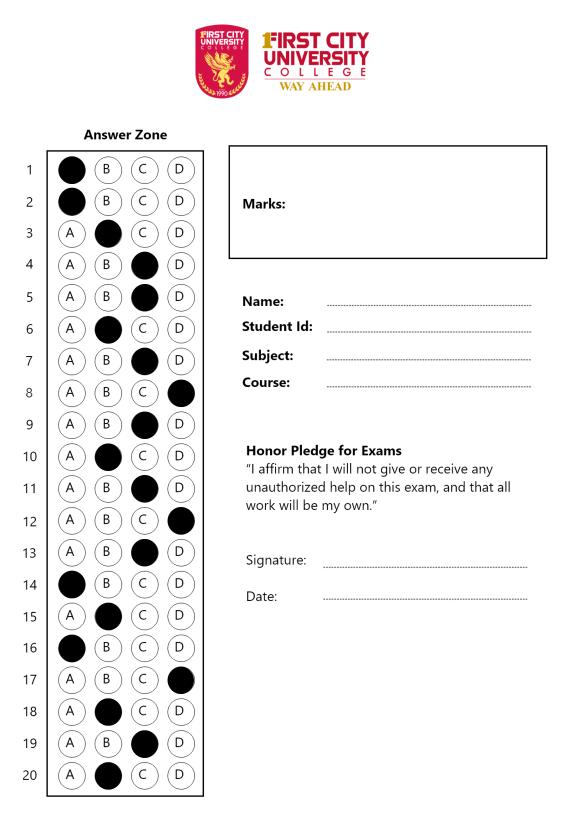
#> input picture Resources/One/OMR_1.png, 1694 x 2475 px (shown at 1/3 size)
$ python grader.py
#> lines starting #> are read from the running program, lines starting #| are printed output that depends on the picture; after the words box and inside, x2 and y2 are one past the last pixel; in counts of white or black regions, pixels touching at a corner belong together
### Code/utility.py
# <editor-fold desc="FILE DESCRIPTION">
# DESCRIPTION :
#       This file contains all the function that will be called in grader.py
#
#  PUBLIC FUNCTIONS :
#       stackImages(), rectContours(), reorder(), splitBoxes(), getCornerPoints(), showAnswers()
#
#  NOTES :
#       None
#
#  AUTHOR :
#
#  CHANGES :
#       None
#
# </editor-fold>
import cv2
import numpy as np

# <editor-fold desc="USER-GUIDE">
# 1. Description       : This file contains all the function that will be called in grader.py
# 2. List of functions : stackImages, rectContours, reorder, splitBoxes, getCornerPoints, showAnswers
# </editor-fold>

# <editor-fold desc="1. STACK ALL IMAGES IN ONE WINDOW (PRE-DEFINED LOGIC)">
# 1. Parameters     :
    # • imgArray , Array of images
    # • scale    , Image scale
    # • lables   , Image label
# 2. Return value:
    # • ver      , Image stack
# </editor-fold>
def stackImages(imgArray,scale,lables=[]):
    rows = len(imgArray)
    cols = len(imgArray[0])
    rowsAvailable = isinstance(imgArray[0], list)
    width = imgArray[0][0].shape[1]
    height = imgArray[0][0].shape[0]
    if rowsAvailable:
        for x in range ( 0, rows):
            for y in range(0, cols):
                imgArray[x][y] = cv2.resize(imgArray[x][y], (0, 0), None, scale, scale)
                if len(imgArray[x][y].shape) == 2: imgArray[x][y]= cv2.cvtColor( imgArray[x][y], cv2.COLOR_GRAY2BGR)
        imageBlank = np.zeros((height, width, 3), np.uint8)
        hor = [imageBlank]*rows
        hor_con = [imageBlank]*rows
        for x in range(0, rows):
            hor[x] = np.hstack(imgArray[x])
            hor_con[x] = np.concatenate(imgArray[x])
        ver = np.vstack(hor)
        ver_con = np.concatenate(hor)
    else:
        for x in range(0, rows):
            imgArray[x] = cv2.resize(imgArray[x], (0, 0), None, scale, scale)
            if len(imgArray[x].shape) == 2: imgArray[x] = cv2.cvtColor(imgArray[x], cv2.COLOR_GRAY2BGR)
        hor= np.hstack(imgArray)
        hor_con= np.concatenate(imgArray)
        ver = hor
    if len(lables) != 0:
        eachImgWidth= int(ver.shape[1] / cols)
        eachImgHeight = int(ver.shape[0] / rows)
        #print(eachImgHeight)
        for d in range(0, rows):
            for c in range (0,cols):
                cv2.rectangle(ver,(c*eachImgWidth,eachImgHeight*d),(c*eachImgWidth+len(lables[d][c])*13+27,30+eachImgHeight*d),(255,255,255),cv2.FILLED)
                cv2.putText(ver,lables[d][c],(eachImgWidth*c+10,eachImgHeight*d+20),cv2.FONT_HERSHEY_COMPLEX,0.7,(255,0,255),2)
    return ver

# <editor-fold desc="2. IDENTIFY ALL RECTANGLE CONTOURS">
# 1. Parameters     :
#    • contours  , rectangle contours
# 2. Return value:
#    • rectCont  , all rectangles contours are stored here
# </editor-fold>
def rectContour(contours):
    rectCon = []     #CREATE NEW LIST
    max_area = 0
    # 2.1. LOOP THROUGH ALL CONTOURS
    for i in contours:
        area = cv2.contourArea(i)
        # print(area) # CHECK CONTOUR AREA

        if area > 50:
            peri = cv2.arcLength(i, True)
            approx = cv2.approxPolyDP(i, 0.02 * peri, True)
            # print("Corner Points: ", len(approx))
            if len(approx) == 4:
                # print(i)
                rectCon.append(i)
                # print(rectCon)
    # 2.2. REORDER AND SORT RECTCON, BASED ON OMR FORM
    rectCon = sorted(rectCon, key=cv2.contourArea,reverse=True) # reverse=True, sort in descending order (biggest to smallest)
    # print(len(rectCon))
    return rectCon

# <editor-fold desc="3. TBA">
# 1. Parameters     :
    # • myPoints    , TBA
# 2. Return value:
    # • myPointsNew , TBA
# </editor-fold>
def reorder(myPoints):
    myPoints = myPoints.reshape(4, 2)
    myPointsNew = np.zeros((4, 1, 2), np.int32) # NEW MATRIX WITH ARRANGED POINTS
    add = myPoints.sum(1)
    # print(myPoints)
    # print(add)
    myPointsNew[0] = myPoints[np.argmin(add)]  #[0,0]
    # print(np.argmax(add))
    myPointsNew[3] =myPoints[np.argmax(add)]   #[w,h]
    diff = np.diff(myPoints, axis=1)
    myPointsNew[1] =myPoints[np.argmin(diff)]  #[w,0]
    myPointsNew[2] = myPoints[np.argmax(diff)] #[h,0]
    # print(diff)
    return myPointsNew

# <editor-fold desc="4. SPLIT BUBBLES VERTICALLY INSIDE OF ANSWER ZONE">
# 1. Parameters     :
    # • img    , test_case zone image
# 2. Return value:
    # • boxes , the bubbles for each question
# </editor-fold>
def splitBoxes(img):

    rows = np.vsplit(img,20)     # 10, because there is 10 rows
    # cv2.imshow("Split",rows[0])

    # Split bubbles horizontally
    boxes=[]
    for r in rows:
        cols= np.hsplit(r,4)   # 4, because there is 4 questions per column
        for box in cols:
            boxes.append(box)
            # cv2.imshow("Split",box)
    return boxes

# <editor-fold desc="5. GET CORNER POINTS OF A CONTOUR">
# 1. Parameters     :
    # • cont    , test_case zone image
# 2. Return value:
    # • approx , the approximate value of a contour
# </editor-fold>
def getCornerPoints(cont):
    peri = cv2.arcLength(cont, True) # Length of contour
    approx = cv2.approxPolyDP(cont, 0.02 * peri, True) # Approximate the poly to get corner points
    return approx

# <editor-fold desc="6. DISPLAY ANSWERS">
# 1. Parameters     :
    # • img         , Bird's-eyes: test_case zone
    # • myIndex     , The index of the pre-defined test_case
    # • grading     , The graded question
    # • ans         , Pre-defined test_case
    # • questions   , Number of questions
    # • choices     , Number of choices
# 2. Return value:
    # • img         , Image of the graded paper
# </editor-fold>
# def showAnswers(img,myIndex,grading,ans,questions=5,choices=5): # (PRE-DEFINED DRIVER CODE)
def showAnswers(img,myIndex,grading,ans,questions,choices):

    # SIMULATE A 5*5 shape (based on test_case zone)
    sectWidth = int(img.shape[1]/questions)
    sectHeight = int(img.shape[0]/choices)

    for x in range(0,questions):
        myAns = myIndex[x]

        # [5 lines of commented-out code are left out]

        cY = ((x * sectHeight)//5)+30

        if grading[x]==1:          # LOGIC: 1 correct test_case, 0 wrong test_case
            if myAns == 0:
                cX = (myAns * sectWidth) + sectWidth // 2 + 50  # DEFAULT FORMAT
                # cY = (x * sectWidth) +20
            elif myAns == 1:
                cX = (myAns * sectWidth) + sectWidth // 2 + 120  # DEFAULT FORMAT
                # cY = (x * sectWidth)+50
            elif myAns == 2:
                cX = (myAns * sectWidth) + sectWidth // 2 + 200  # DEFAULT FORMAT
                # cY = (x * sectWidth)+100
            elif myAns == 3:
                cX = (myAns * sectWidth) + sectWidth // 2 + 270  # DEFAULT FORMAT
                # cY = (x * sectWidth)+150

            myColor = (0,255,0)     # GREEN
            cv2.circle(img,(cX,cY),10,myColor,cv2.FILLED)  # Fill correct test_case in GREEN

        elif grading[x]==0:
            if myAns == 0:
                cX = (myAns * sectWidth) + sectWidth // 2 + 50    #DEFAULT FORMAT
            elif myAns == 1:
                cX = (myAns * sectWidth) + sectWidth // 2 + 120    #DEFAULT FORMAT
            elif myAns == 2:
                cX = (myAns * sectWidth) + sectWidth // 2 + 200   #DEFAULT FORMAT
            elif myAns == 3:
                cX = (myAns * sectWidth) + sectWidth // 2 + 270   #DEFAULT FORMAT

            myColor = (123, 24, 24)  # BLUE
            cv2.circle(img, (cX, cY), 10, myColor, cv2.FILLED)  # Fill correct test_case in BLUE

            correctAns = ans[x]
            if correctAns== 0:
                cX = (correctAns * sectWidth) + sectWidth // 2 + 50  # DEFAULT FORMAT
            elif correctAns== 1:
                cX = (correctAns* sectWidth) + sectWidth // 2 + 120  # DEFAULT FORMAT
            elif correctAns == 2:
                cX = (correctAns* sectWidth) + sectWidth // 2 + 200  # DEFAULT FORMAT
            elif correctAns == 3:
                cX = (correctAns* sectWidth) + sectWidth // 2 + 270  # DEFAULT FORMAT
            myColor = (0,255,0)     # GREEN
            cv2.circle(img, (cX, cY), 10, myColor, cv2.FILLED)  # Fill correct test_case in GREEN

    # cv2.imshow("Show Answers",img)
    return img


#Added: To check for more than 1 shaded bubble
# def check(_questionRow, val):
#     # traverse in the list
#     for x in list1:
#         # compare with all the values
#         # with val
#         if val>= x:
#             return False
#     return True

### Code/grader.py
# <editor-fold desc="FILE DESCRIPTION">
# DESCRIPTION :
#       This file serves as the entry point of the program where the execution begins
#
#  PUBLIC FUNCTIONS :
#       None
#
#  NOTES :
#       None
#
#  AUTHOR :
#
#  CHANGES :
#       None
#
# </editor-fold>

# <editor-fold desc="LIBRARY">
# 1. cv2       : Import cv2 library, computer vision AI
# 2. numpy     : Import numpy library, enable AI to identify pixels as O and 1
# 3. utility   : Import utility file, all user-defined functions are retrieved from here
# </editor-fold>
import cv2
import numpy as np
import utility

# <editor-fold desc="IMAGE FORMAT">
# 1. Guide     :
    # • Adjust widthImg, height to improve clarity
# </editor-fold>
path= "../Resources/One/OMR_1.png"
# path= "../Resources/OMR_Blank.png"
widthImg=400
heightImg=1000

# <editor-fold desc="OMR QUESTION FORMAT">
# 1. question  , The number of questions to detect
# 2. choices   , The number of choices per question
# 3. ans       , The test_case sheet
# </editor-fold>
questions=20
choices=4
# ans = [0,1,2,3,2,1,0,1,2,3,2,1,0,1,2,3,2,1,0,2]
ans = [0,1,2,3,2,1,0,1,2,3,2,1,0,1,2,3,2,1,0,0]         #Test case: More(Double) than 1 test_case

# [12 lines of commented-out code are left out]
img=cv2.imread(path)                                   # Retrieve image
#> img is the input picture: shape (2475, 1694, 3); mean B, G, R 240.1, 239.9, 241.8
img=cv2.resize(img,(widthImg,heightImg))
#> img: shape (1000, 400, 3)
imgContours=img.copy()
imgFinal=img.copy()
imgBiggestContours=img.copy()
imgGray=cv2.cvtColor(img,cv2.COLOR_BGR2GRAY)           # Convert image to gray image
imgBlur=cv2.GaussianBlur(imgGray,(5,5),1)              # Blur the image
imgCanny=cv2.Canny(imgBlur,10,50)                      # Convert blur image to canny image
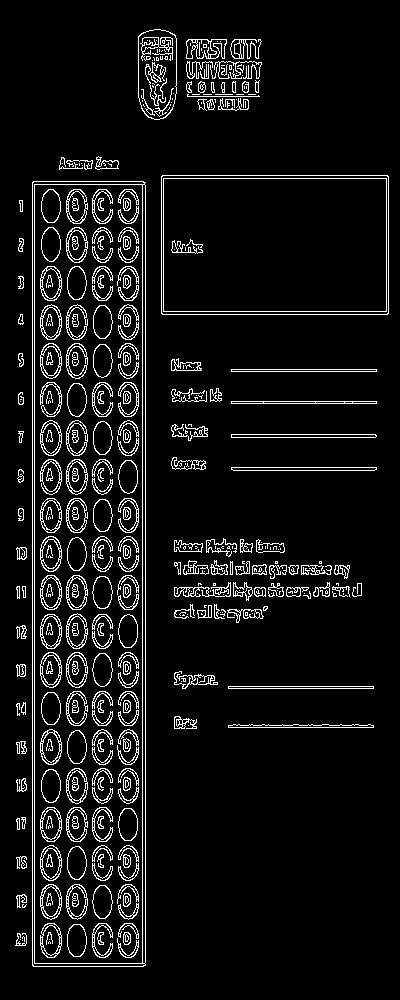
#> imgCanny: shape (1000, 400); 7.4% white in thin lines or dots, all inside (x1, y1, x2, y2) = (15, 29, 389, 967)
try:
    # 1. FIND ALL CONTOURS
    contours, hierarchy = cv2.findContours(imgCanny,cv2.RETR_EXTERNAL,cv2.CHAIN_APPROX_NONE)
#> contours = 160 contours, 90 with area under 20; largest, box (x1, y1, x2, y2) and area: (32, 181, 146, 967) 88698, (161, 175, 389, 315) 31551, (138, 29, 177, 120) 3106, (186, 39, 227, 59) 594, (231, 434, 377, 438) 434

    # 2. DISPLAY CONTOURS, -1 means all index,RGB Green Colour(0,255,0),thickness=10
    cv2.drawContours(imgContours,contours,-1,(0,255,0),10)
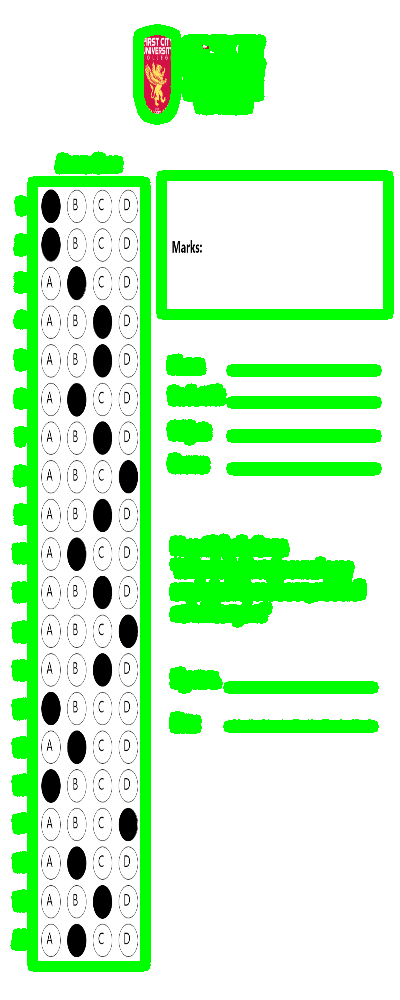
#> imgContours: shape (1000, 400, 3); mean B, G, R 198.5, 245.7, 199.1

    # 3. FIND RECTANGLES
    rectCon= utility.rectContour(contours)
#> the loop in rectContour, `for i in contours:` made 160 passes
#> (area, peri, approx) on passes 14, 18, 92, 94: (330, 306.4, [[228, 725], [373, 727]]), (290, 294, [[228, 686], [373, 688]]), (432, 294.8, [[231, 467], [376, 469]]), (434, 294.8, [[231, 434], [376, 436]])
#> after the loop in rectContour, `for i in contours:`: rectCon = 2 contours; box (x1, y1, x2, y2) and area: (32, 181, 146, 967) 88698, (161, 175, 389, 315) 31551

    # 4. FIND BIGGEST CONTOUR (BUBBLE)
    biggestContour= utility.getCornerPoints(rectCon[0])
#> in getCornerPoints, `peri = cv2.arcLength(cont, True)`: peri = 1795.3
#> in getCornerPoints, `approx = cv2.approxPolyDP(cont, 0.02 * peri, True)`: approx = [[33, 181], [32, 965], [143, 966], [145, 182]]
#> biggestContour = [[33, 181], [32, 965], [143, 966], [145, 182]]
    # print(biggestContour.shape)                           # Check values

    # 5. FIND 2nd BIGGEST CONTOUR (RESULT ZONE)
    gradePoints= utility.getCornerPoints(rectCon[1])
#> gradePoints = [[161, 176], [162, 314], [388, 313], [387, 175]]

    # 6. LOCATE BUBBLE and RESULT ZONE
    if biggestContour.size!=0 and gradePoints.size!=0:
        cv2.drawContours(imgBiggestContours,biggestContour,-1,(0,255,0),20)
        cv2.drawContours(imgBiggestContours,gradePoints,-1,(255,0,0),20)
        biggestContour= utility.reorder(biggestContour)
#> in reorder, `myPoints = myPoints.reshape(4, 2)`: myPoints = [[33, 181], [32, 965], [143, 966], [145, 182]]
#> in reorder, `add = myPoints.sum(1)`: add = [214, 997, 1109, 327]
#> in reorder, `diff = np.diff(myPoints, axis=1)`: diff = [148, 933, 823, 37]
#> biggestContour = [[33, 181], [145, 182], [32, 965], [143, 966]]
        gradePoints= utility.reorder(gradePoints)
#> gradePoints = [[161, 176], [387, 175], [162, 314], [388, 313]]

        # 1. BIRDS EYE VIEW: BUBBLE ZONE
        pt1=np.float32(biggestContour)
#> pt1 = [[33, 181], [145, 182], [32, 965], [143, 966]]
        pt2=np.float32([[0,0],[widthImg,0],[0,heightImg],[widthImg,heightImg]])
        matrix=cv2.getPerspectiveTransform(pt1,pt2)
#> matrix = [[3.56, 0.00455, -118.4], [-0.0113, 1.26, -228], [2.04e-07, -1.14e-05, 1]]
        imgWarpColored=cv2.warpPerspective(img,matrix,(widthImg,heightImg))
        # cv2.imshow("Bubble Zone",imgWarpColored)

        # 2. BIRDS EYE VIEW: GRADE ZONE
        ptGrade1=np.float32(gradePoints)
#> ptGrade1 = [[161, 176], [387, 175], [162, 314], [388, 313]]
        ptGrade2=np.float32([[0,0],[325,0],[0,150],[325,150]])
        matrixGrade=cv2.getPerspectiveTransform(ptGrade1,ptGrade2)
#> matrixGrade = [[1.44, -0.0104, -229.7], [0.00481, 1.09, -192.1], [-8.48e-19, -2.21e-18, 1]]
        imgGradeDisplay=cv2.warpPerspective(img,matrixGrade,(325,150))
        # cv2.imshow("Grade",imgGradeDisplay)

        #3. APPLY THRESHOLD
        imgWarpGray = cv2.cvtColor(imgWarpColored,cv2.COLOR_BGR2GRAY)
        # 170 determines the intensity of the shaded region
        imgThresh =cv2.threshold(imgWarpGray,170,255,cv2.THRESH_BINARY_INV)[1]

        # 4. FIND INDIVIDUAL BUBBLES
        boxes = utility.splitBoxes(imgThresh)
#> in splitBoxes, `rows = np.vsplit(img,20)`: rows = 20 items
#> the loop in splitBoxes, `for r in rows:` made 20 passes
#> after the loop in splitBoxes, `for r in rows:`: boxes = 80 items
#> boxes = 80 items
        # cv2.imshow("Test",boxes[2])

        # 5. FIND MARK BUBBLES (USE Non-Zero Pixels)
        # print(cv2.countNonZero(boxes[1]),cv2.countNonZero(boxes[2]))

        # 6. GETTING NON-Zero PIXEL VALUES OF EACH BUBBLE
        myPixelValue=np.zeros((questions,choices))
        countCol=0
        countRow=0

        # Loop through all bubbles
        for image in boxes:
            totalPixels=cv2.countNonZero(image)
            # 5x5 array (5 questions and 5 choices)
            myPixelValue[countRow][countCol]=totalPixels
            countCol+=1
            if(countCol==choices):countRow+=1;countCol=0
#> this loop made 80 passes
#> totalPixels on passes 1 to 4: 2722, 499, 448, 723
#> after the loop, countCol = 0; countRow = 20; myPixelValue = 20 rows, first 6: [2722, 499, 448, 723], [2591, 250, 196, 508], [443, 2377, 181, 498], [436, 243, 2366, 472], [437, 239, 2343, 514], [467, 2373, 174, 473]
        # print(myPixelValue)

        # FINDING INDEX VALUES OF THE MARKING
        # LOGIC: USE THE MAXIMUM VALUE, TO GET THE SHADED BUBBLE
        myIndex = []
        filter_arr = []
        questionNum = 0                             #numberLabelling
        for x in range (0,questions):
            arr= myPixelValue[x]
            print("Q",x,":",arr)                  #View question index
            myIndexVal=np.where(arr==np.amax(arr))
            # print(x,"Shaded:",myIndexVal[0])            #test for shaded bubbles
            myIndex.append(myIndexVal[0][0])
#> this loop made 20 passes
#> (arr, myIndexVal) on passes 1 to 4: ([2722, 499, 448, 723], ([0],)), ([2591, 250, 196, 508], ([0],)), ([443, 2377, 181, 498], ([1],)), ([436, 243, 2366, 472], ([2],))
#> (printed output is left out)
#> after the loop, myIndex = [0, 0, 1, 2, 2, 1, 2, 3, 2, 1, 2, 3, 2, 0, 1, 0, 3, 1, 2, 1]
        # [24 lines of commented-out code are left out]
        grading=[]
        for x in range (0,questions):
            if ans[x]==myIndex[x]:
                # 1 if test_case is correct, 0 if test_case is wrong
                grading.append(1)
            else: grading.append(0)
#> after the loop, grading = [1, 0, 0, 0, 1, 1, 0, 0, 1, 0, 1, 0, 0, 0, 0, 0, 0, 1, 0, 0]
        # print(grading)
        score = sum(grading)/questions *100 # FINAL GRADE
#> score = 30
        print(score)
#| 30.0

        #DISPLAY ANSWERS
        imgResults = imgWarpColored.copy()
        imgResults = utility.showAnswers(imgResults, myIndex, grading, ans, questions, choices)
#> the loop in showAnswers, `for x in range(0,questions):` made 20 passes
#> (myAns, cX) on passes 1 to 4: (0, 60), (0, 60), (1, 150), (2, 250)
#> after the loop in showAnswers, `for x in range(0,questions):`:
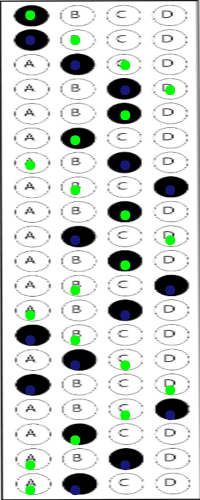
#> img: shape (1000, 400, 3) (shown at 1/2 size); mean B, G, R 211.3, 214.3, 210.2

        #DISPLAY ANSWERS (Just shades only)
        imgRawDrawing = np.zeros_like(imgWarpColored)
        imgRawDrawing = utility.showAnswers(imgRawDrawing, myIndex, grading, ans, questions, choices)
#> call 2 of showAnswers, with questions = 20, choices = 4
#> the loop in showAnswers (call 2), `for x in range(0,questions):` made 20 passes
#> after the loop in showAnswers (call 2), `for x in range(0,questions):`:
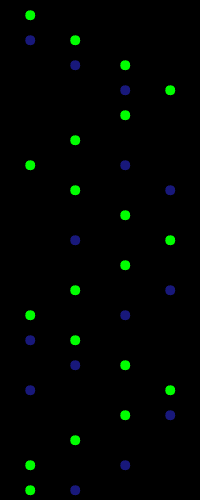
#> img: shape (1000, 400, 3) (shown at 1/2 size); mean B, G, R 1.4, 4.3, 0.3

        #DISPLAY ANSWERS (Based on original image)
        invMatrix = cv2.getPerspectiveTransform(pt2,pt1)
#> invMatrix = [[0.28, -0.000712, 33], [0.00249, 0.793, 181], [-2.87e-08, 9.01e-06, 1]]
        imgInvWarp = cv2.warpPerspective(imgRawDrawing,invMatrix,(widthImg,heightImg))

        #DISPLAY GRADES (Based on original image)
        imgRawGrade = np.zeros_like(imgGradeDisplay)
        cv2.putText(imgRawGrade,str(int(score))+"%",(50,100),cv2.FONT_HERSHEY_COMPLEX,3,(0,255,255),3)
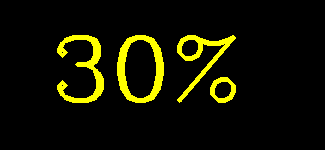
#> imgRawGrade: shape (150, 325, 3); mean of channels 0, 1, 2 0, 17.7, 17.7; drawn as B, G, R
        # cv2.imshow("Grade",imgRawGrade)

        #DISPLAY FINAL RESULTS (Based on original image)
        invMatrixG = cv2.getPerspectiveTransform(ptGrade2,ptGrade1)
#> invMatrixG = [[0.695, 0.00667, 161], [-0.00308, 0.92, 176], [0, 0, 1]]
        imgInvGradeDisplay = cv2.warpPerspective(imgRawGrade, invMatrixG, (widthImg,heightImg))
        imgFinal = cv2.addWeighted(imgFinal,0.8,imgInvWarp,1,0)
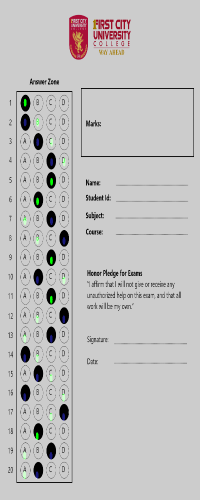
#> imgFinal: shape (1000, 400, 3) (shown at 1/2 size); mean B, G, R 192.3, 192.4, 193.5
        imgFinal = cv2.addWeighted(imgFinal,1,imgInvGradeDisplay,1,0)

     # print(len(biggestContour))                           # Check values
     # print(biggestContour)                                # Check values
    # 7. DISPLAY IMAGE STACK (CHECK VALUES)
    # <editor-fold desc="Description">
    # 1. Variables     :
        # • imgBlank  , A blank image
        # • imgArray  , An array to store all images
        # • labels    , Assign lables for all images
    # </editor-fold>
    imgBlank=np.zeros_like(img)
    imageArray = ([img,imgGray,imgBlur,imgCanny],
                  [imgContours,imgBiggestContours,imgWarpColored,imgThresh],
                  [imgResults,imgRawDrawing,imgInvWarp,imgFinal])
except:
    imgBlank = np.zeros_like(img)

    imageArray = ([img, imgGray, imgBlur, imgCanny],
                  [imgBlank, imgBlank, imgBlank, imgBlank],
                  [imgBlank, imgBlank, imgBlank, imgBlank]
                  )

labels = [["Original","Gray","Blur","Blur"],
          ["Contours","Biggest Contours","Warp","Threshold"],
          ["Result","Raw","Inverse","Inverse Warp","Final"]
          ]

imgStacked = utility.stackImages(imageArray, 0.4, labels)
#> in stackImages, `rows = len(imgArray)`: rows = 3
#> in stackImages, `cols = len(imgArray[0])`: cols = 4
#> in stackImages, `rowsAvailable = isinstance(imgArray[0], list)`: rowsAvailable = True
#> in stackImages, `hor = [imageBlank]*rows`: hor = 3 items
#> in stackImages, `eachImgWidth= int(ver.shape[1] / cols)`: eachImgWidth = 160
#> in stackImages, `eachImgHeight = int(ver.shape[0] / rows)`: eachImgHeight = 400
#> after the loop in stackImages, `for d in range(0, rows):`:
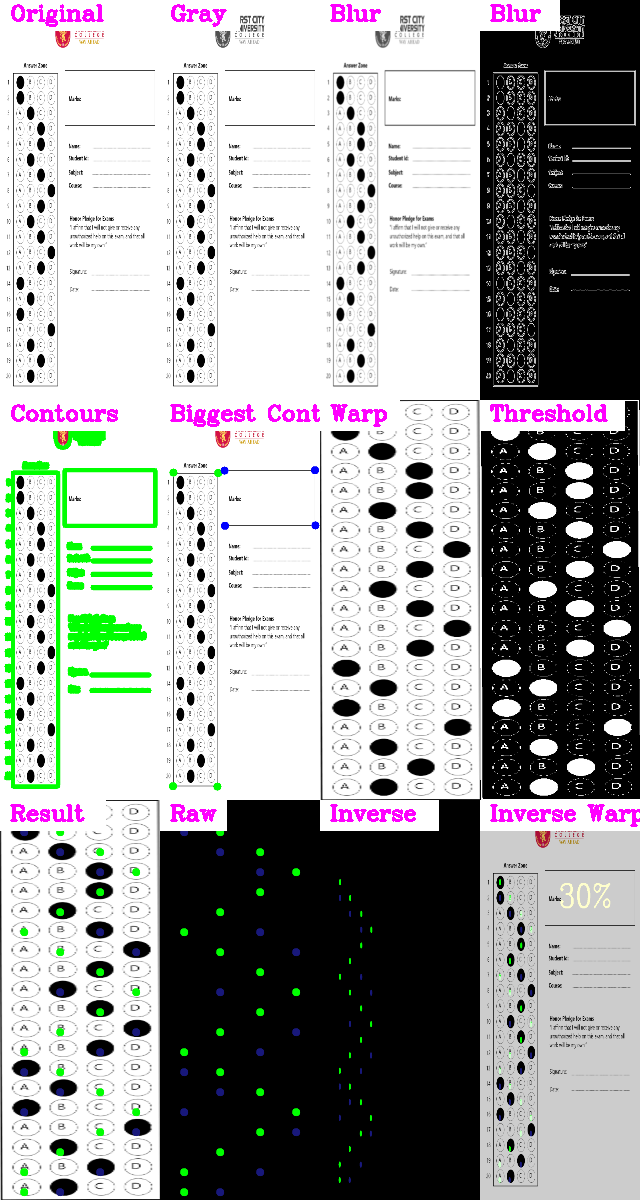
#> ver: shape (1200, 640, 3); mean of channels 0, 1, 2 158.7, 159.9, 158.7; drawn as B, G, R

# cv2.imshow("Original",img)                            # Display original image to test the program
cv2.namedWindow("Stacked Images", cv2.WINDOW_NORMAL)    # Enables a resizable window
cv2.imshow("Stacked Images",imgStacked)

# Keyboard input: 0xFF == ord('s') (21-09-2022)
# if cv2.waitKey(1) & 0xFF == ord('s'):
#     # SAVE IMAGE FILE
#     cv2.imwrite("FinalResult.jpg", imgFinal)
#     cv2.waitKey(300)

# # 8. DISPLAY FINAL IMAGE
cv2.imshow("Final Image", imgFinal)                     # Display finalized image
cv2.imwrite("Graded_OMR.png", imgFinal)    # Save finalized image
cv2.waitKey(0)
# cv2.destroyAllWindows()
